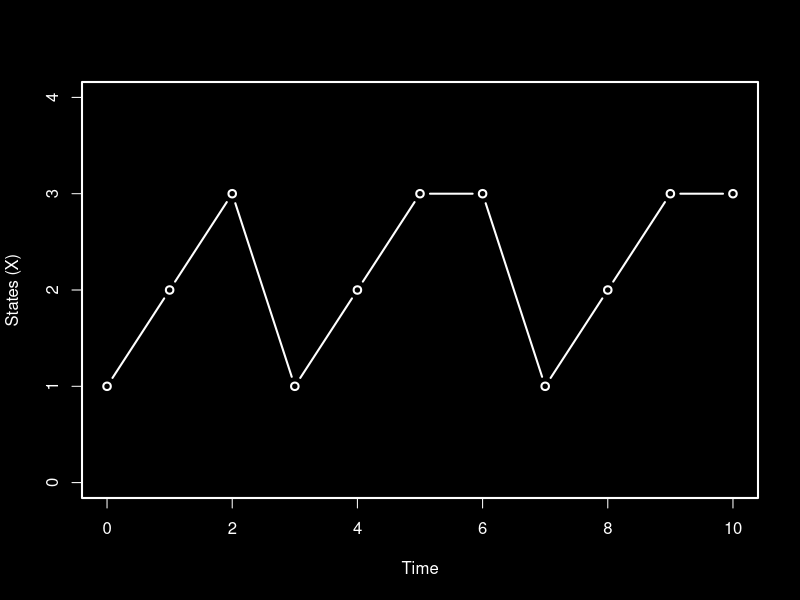
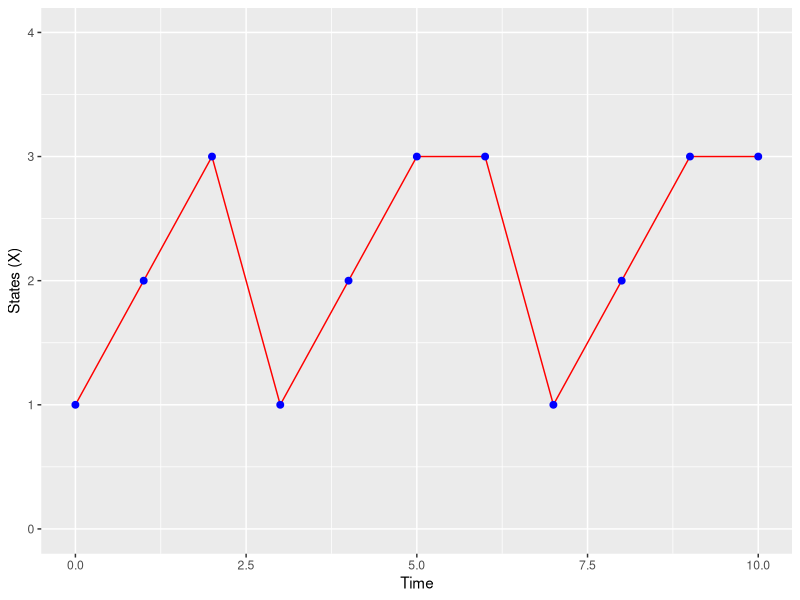
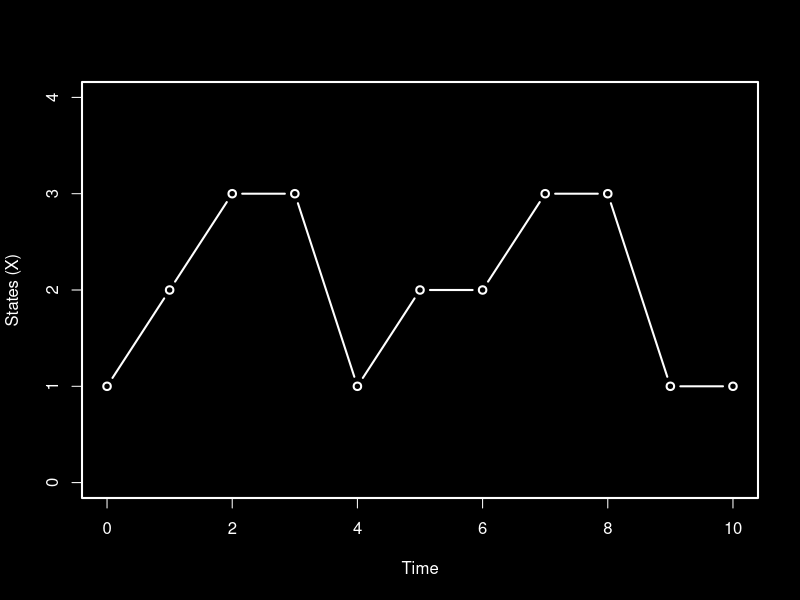
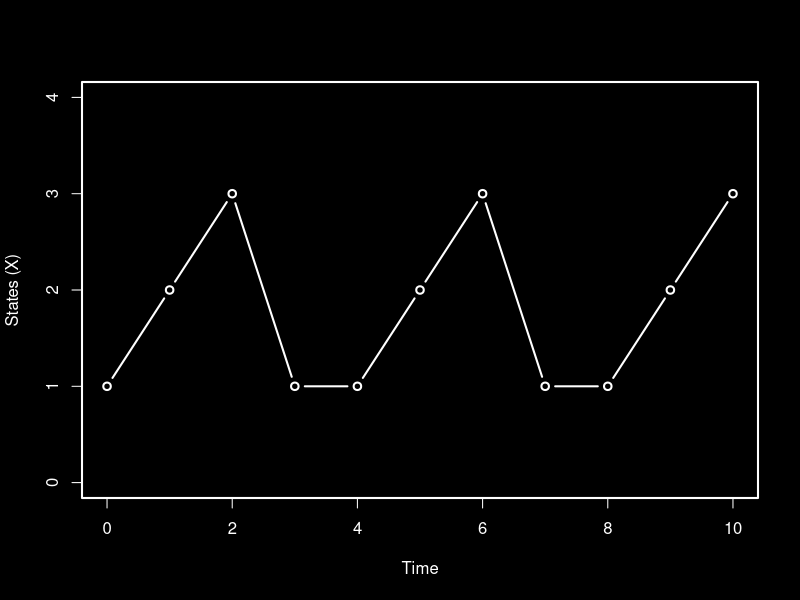
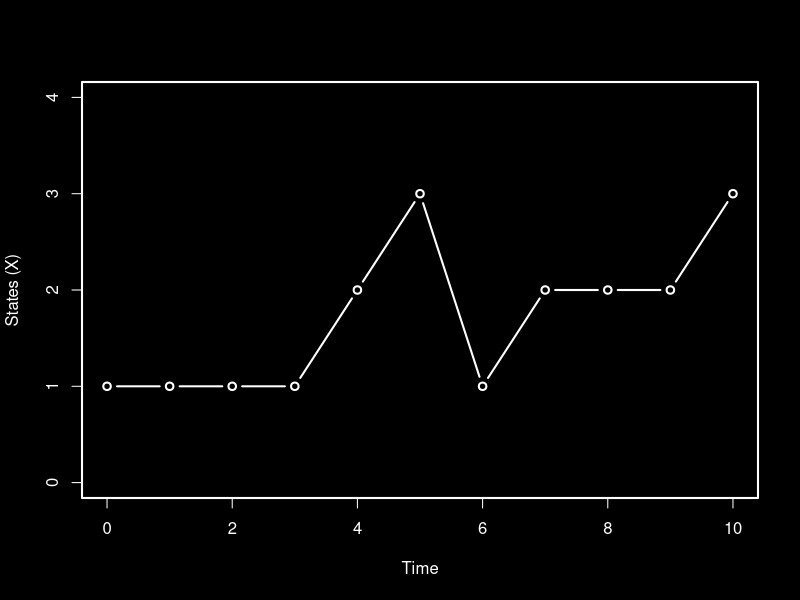
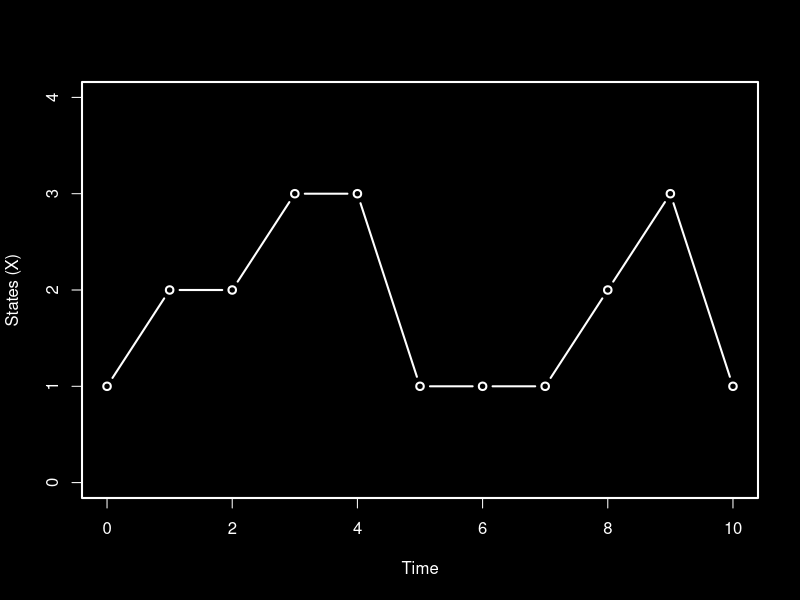
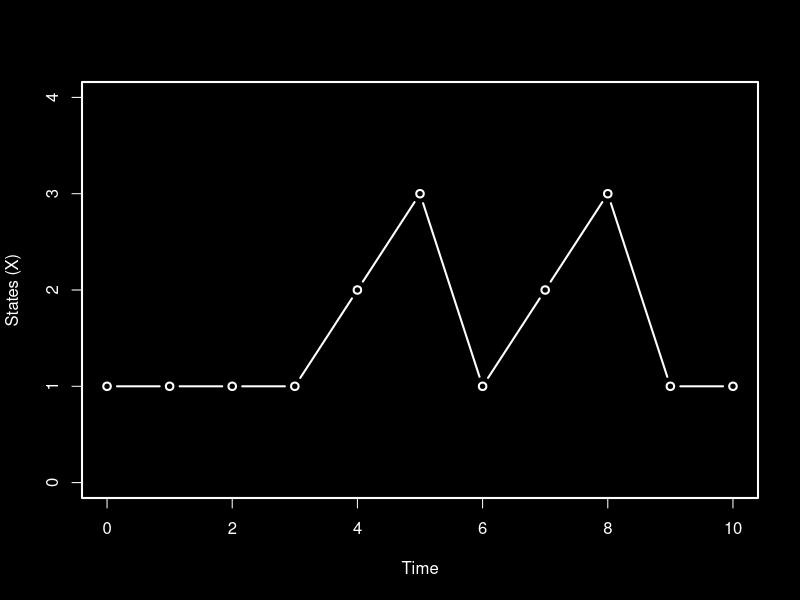
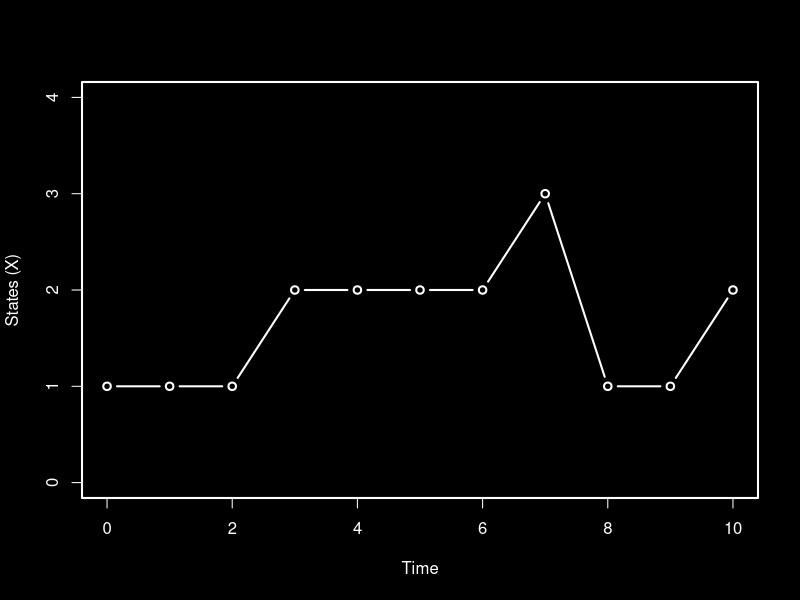

Here is the R script that generated these plots, in order:
# https://www.youtube.com/watch?v=OKCx0carr6E

par(col.axis = 'white',col.lab = 'white',col.main = 'white',col.sub = 'white',fg = 'white',bg = 'black', lwd = 2)


# Write a function that simulates a single trajectory for a Markov chain.
# Should take as arguments: the initial state, tpm Gamma, and number of steps
# to simulate. 
MC_simulate = function(X0, Gamma, steps)   #**X0 = initial state; Gamma = one-step transition probability matrix; n = number of step
{       
 U = 1:dim(Gamma)[1]                       # U = a vector which enumerates the statse spaces
 X = rep(NA, steps + 1)                    #  steps + 1  = because we will go from initial state and keep iterating
 X[1] = X0                                 # initialise by equating first element in the vetor U (X[1]) = X0

  # we now need to mimic the mechanics of the markov chain
 #we need a loop to simulate this iterative procedure
 
 for (i in 1:steps)
 {
   X[i+1] = sample(U,1,prob = Gamma[X[i],])
 }
 return(list(X = X, time = 0:steps))
}
#?rep
# Try out an arbitrary tpm (transition probability matrix):

#?rbind

Gamma = rbind(c(0.50, 0.50,0.00),                       #makinhg our arbitrary tpm with rbind func           
              c(0.00, 0.25, 0.75),
              c(0.75, 0.00, 0.25))
Gamma

# Simulate and plot 1000 trajectories of length 11 for the above 
# starting from initial state 1

res = MC_simulate(1, Gamma, 10)        #10 steps from initail state = length 11
plot(res$X~res$time, type = 'b', ylim = c(0,4), ylab = "States (X)", xlab = "Time")
?plot
library(ggplot2)
?ggplot
?geom_point
?geom_path
?geom_line

res2 <- data.frame(res)      #no longer needed, can apply data.frame func directly as below

ggplot(data.frame(res), aes(time,X)) + 
  geom_line( colour = "red") + 
  geom_point(col="blue",size=2) + 
  ylim(0,4) + 
  xlab("Time") + 
  ylab("States (X)")

#Now we can do this for 1000 simulations instead of 1 step

windows()
par(col.axis = 'white',col.lab = 'white',col.main = 'white',col.sub = 'white',fg = 'white',bg = 'black', lwd = 2)

for (i in 1:1000) 
{res_M = MC_simulate(1, Gamma, 10)
ggplot(data.frame(res_M), aes(time,X)) + 
  geom_line( colour = "red") + 
  geom_point(col="blue",size=2) + 
  ylim(0,4) + 
  xlab("Time") + 
  ylab("States (X)")
  
}          #didn't work prolly because of ggplot

windows()
par(col.axis = 'white',col.lab = 'white',col.main = 'white',col.sub = 'white',fg = 'white',bg = 'black', lwd = 2)

for (i in 1:1000)
{
  res_M = MC_simulate(1, Gamma, 10)        
  plot(res_M$X~res_M$time, type = 'b', ylim = c(0,4), ylab = "States (X)", xlab = "Time")
}
###This works!!!